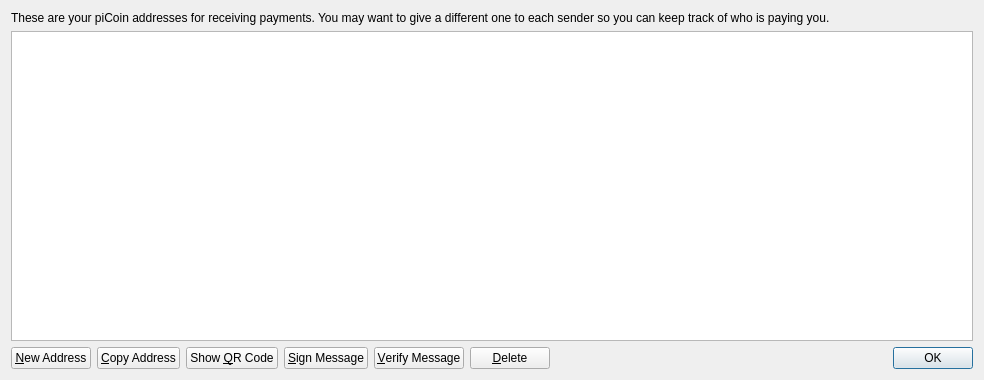
<?xml version="1.0" encoding="UTF-8"?>
<ui version="4.0">
 <class>AddressBookPage</class>
 <widget class="QWidget" name="AddressBookPage">
  <property name="geometry">
   <rect>
    <x>0</x>
    <y>0</y>
    <width>984</width>
    <height>380</height>
   </rect>
  </property>
  <property name="windowTitle">
   <string>Address Book</string>
  </property>
  
  <layout class="QVBoxLayout" name="verticalLayout">
   <item>
    <widget class="QLabel" name="labelExplanation">
     
     <property name="text">
      <string>These are your piCoin addresses for receiving payments. You may want to give a different one to each sender so you can keep track of who is paying you.</string>
     </property>
     <property name="textFormat">
      <enum>Qt::PlainText</enum>
     </property>
     <property name="wordWrap">
      <bool>true</bool>
     </property>
    </widget>
   </item>
   <item>
    <widget class="QTableView" name="tableView">
     <property name="contextMenuPolicy">
      <enum>Qt::CustomContextMenu</enum>
     </property>
     <property name="toolTip">
      <string>Double-click to edit address or label</string>
     </property>
     <property name="tabKeyNavigation">
      <bool>false</bool>
     </property>
     <property name="alternatingRowColors">
      <bool>true</bool>
     </property>
     <property name="selectionMode">
      <enum>QAbstractItemView::SingleSelection</enum>
     </property>
     <property name="selectionBehavior">
      <enum>QAbstractItemView::SelectRows</enum>
     </property>
     <property name="sortingEnabled">
      <bool>true</bool>
     </property>
     <attribute name="verticalHeaderVisible">
      <bool>false</bool>
     </attribute>
    </widget>
   </item>
   <item>
    <layout class="QHBoxLayout" name="horizontalLayout">
     <item>
      <widget class="QPushButton" name="newAddressButton">
       <property name="toolTip">
        <string>Create a new address</string>
       </property>
      
       <property name="text">
        <string>&amp;New Address</string>
       </property>
       <property name="icon">
        <iconset resource="../bitcoin.qrc">
         <normaloff>:/icons/add</normaloff>:/icons/add</iconset>
       </property>
      </widget>
     </item>
     <item>
      <widget class="QPushButton" name="copyToClipboard">
       <property name="toolTip">
        <string>Copy the currently selected address to the system clipboard</string>
       </property>
       <property name="text">
        <string>&amp;Copy Address</string>
       </property>
       <property name="icon">
        <iconset resource="../bitcoin.qrc">
         <normaloff>:/icons/editcopy</normaloff>:/icons/editcopy</iconset>
       </property>
      </widget>
     </item>
     <item>
      <widget class="QPushButton" name="showQRCode">
       <property name="text">
        <string>Show &amp;QR Code</string>
       </property>
       <property name="icon">
        <iconset resource="../bitcoin.qrc">
         <normaloff>:/icons/qrcode</normaloff>:/icons/qrcode</iconset>
       </property>
      </widget>
     </item>
     <item>
      <widget class="QPushButton" name="signMessage">
       <property name="toolTip">
        <string>Sign a message to prove you own a Bitcoin address</string>
       </property>
       <property name="text">
        <string>&amp;Sign Message</string>
       </property>
       <property name="icon">
        <iconset resource="../bitcoin.qrc">
         <normaloff>:/icons/edit</normaloff>:/icons/edit</iconset>
       </property>
      </widget>
     </item>
     <item>
      <widget class="QPushButton" name="verifyMessage">
       <property name="toolTip">
        <string>Verify a message to ensure it was signed with a specified Bitcoin address</string>
       </property>
       <property name="text">
        <string>&amp;Verify Message</string>
       </property>
       <property name="icon">
        <iconset resource="../bitcoin.qrc">
         <normaloff>:/icons/transaction_0</normaloff>:/icons/transaction_0</iconset>
       </property>
      </widget>
     </item>
     <item>
      <widget class="QPushButton" name="deleteButton">
       <property name="toolTip">
        <string>Delete the currently selected address from the list. Only sending addresses can be deleted.</string>
       </property>
       <property name="text">
        <string>&amp;Delete</string>
       </property>
       <property name="icon">
        <iconset resource="../bitcoin.qrc">
         <normaloff>:/icons/remove</normaloff>:/icons/remove</iconset>
       </property>
      </widget>
     </item>
     <item>
      <spacer name="horizontalSpacer">
       <property name="orientation">
        <enum>Qt::Horizontal</enum>
       </property>
       <property name="sizeHint" stdset="0">
        <size>
         <width>40</width>
         <height>20</height>
        </size>
       </property>
      </spacer>
     </item>
     <item>
      <widget class="QDialogButtonBox" name="buttonBox">
       <property name="sizePolicy">
        <sizepolicy hsizetype="Maximum" vsizetype="Fixed">
         <horstretch>0</horstretch>
         <verstretch>0</verstretch>
        </sizepolicy>
       </property>
       <property name="standardButtons">
        <set>QDialogButtonBox::Ok</set>
       </property>
      </widget>
     </item>
    </layout>
   </item>
  </layout>
 </widget>
 <resources>
  <include location="../bitcoin.qrc"/>
 </resources>
 <connections/>
</ui>
